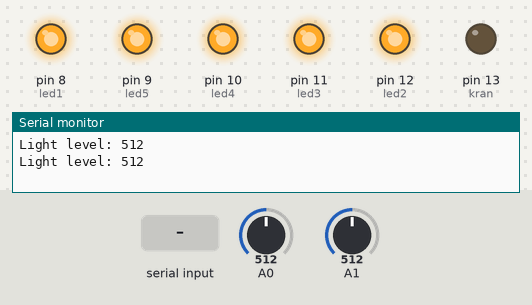
This sketch was run on a simulated Arduino Uno, built with avr-gcc and run on an emulated ATmega328P. Shown: output pins drawn as LEDs (lit = HIGH), the last lines printed to the serial monitor. Inputs (shaded band) come from the test bench; at power-on: A0 = 512, A1 = 512.

Above: at 1.2 s.
1.3 s: A0 set to 22
5.2 s: A0 set to 18
At 9.0 s:
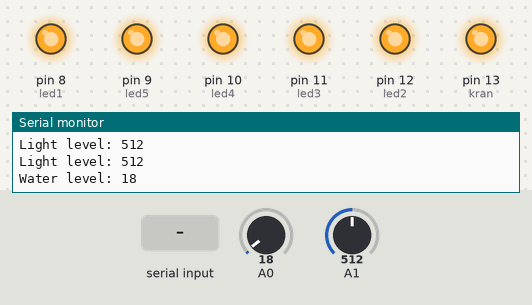
9.3 s: A0 set to 110
13.1 s: A0 set to 137
At 16.6 s:
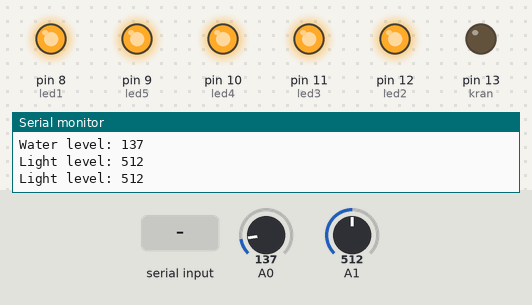
17.2 s: "A\n" received over Serial
At 17.7 s:
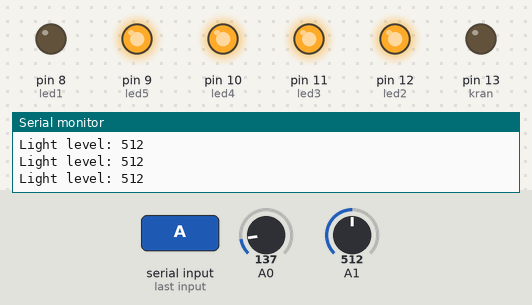
18.7 s: "B\n" received over Serial
At 20.0 s:
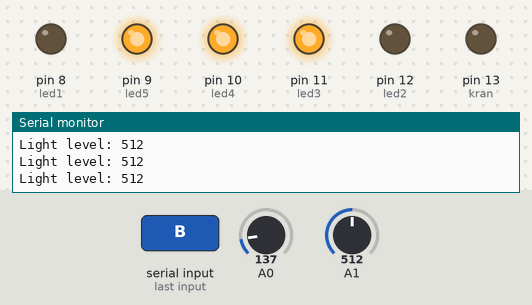
Timing chart, 0 to 21.2 s (numbered marks = the images above; inputs shaded):
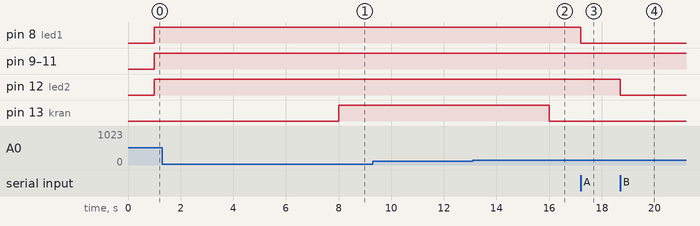

Measured:
- the behaviour switches between 20 and 19 on A0 (found by bisection; images 0 and 1)
- the behaviour switches between 124 and 125 on A0 (found by bisection; images 1 and 2)
- after the input at 5.2 s, pin 13 (kran): LOW → HIGH after 2.8 s
- after the input at 13.1 s, pin 13 (kran): HIGH → LOW after 2.9 s
- after the input at 17.2 s, pin 8 (led1): HIGH → LOW at once
- after the input at 18.7 s, pin 12 (led2): HIGH → LOW at once

The sketch:

ldr.ino
```cpp
int led1 = 8;
int led2 = 12;
int led3 = 11;
int led4 = 10;
int led5 = 9;
int kran = 13;
int lightLevel;
int waterLevel;
int buttonPin = 2;
String buttonState;
int a = 1;
int b = 1;
int c = 1;
int d = 1;
int e = 1;
int k = 2;

void setup () {
  Serial . begin (9600);
  pinMode (led1, OUTPUT );
  pinMode (led2, OUTPUT );
  pinMode (led3, OUTPUT );
  pinMode (led4, OUTPUT );
  pinMode (led5, OUTPUT );
  pinMode (kran, OUTPUT );
  pinMode (buttonPin, INPUT );
}
void loop (){
  lightLevel = analogRead (A1);
  waterLevel = analogRead (A0);
  Serial . print ( "Light level: " );
  Serial . println (lightLevel, DEC );
  //Serial . print ( "Water level: " );
  //Serial . println (waterLevel, DEC );

  //-----------smart lamp ----------------
  //Konfigurasi button pada smart lamp
  buttonState = Serial.readStringUntil('\n');
  if (buttonState == "A"){a++;}
  if (buttonState == "B"){b++;}
  if (buttonState == "C"){c++;}
  if (buttonState == "D"){d++;}
  if (buttonState == "E"){e++;}

  if (lightLevel > 40){
    if (a%2 == 0){digitalWrite (led1, LOW );} // lampu 1
    else{digitalWrite (led1, HIGH );}

    if (b%2 == 0){digitalWrite (led2, LOW );} //lampu 2
    else{digitalWrite (led2, HIGH );}

    if (c%2 == 0){digitalWrite (led3, LOW );} // lampu 3
    else{digitalWrite (led3, HIGH );}

    if (d%2 == 0){digitalWrite (led4, LOW );} // lampu 4
    else{digitalWrite (led4, HIGH );}

    if (e%2 == 0){digitalWrite (led5, LOW );}// lampu 5
    else{digitalWrite (led5, HIGH );}

  }else {
    if(lightLevel<=35){a=1;b=1;c=1;d=1;e=1;}
    digitalWrite (led1, LOW );
    digitalWrite (led2, LOW );
    digitalWrite (led3, LOW );
    digitalWrite (led4, LOW );
    digitalWrite (led5, LOW );
    delay(1000);
  }

//-------------smart kran-----------------
  if (20>waterLevel>0){
      do {
        buttonState = Serial.readStringUntil('\n');
        if (buttonState == "K"){k++;}

        waterLevel = analogRead (A0);

        if (k%2==0){
          digitalWrite(kran,HIGH);
          Serial . print ( "Water level: " );
          Serial . println (waterLevel, DEC );
          delay(1000);
        }else{
          if (waterLevel>=125){k=2;}
          digitalWrite(kran,LOW);
        }
      }while(waterLevel<125);
  }else{
    digitalWrite(kran,LOW);
  }
}
```
